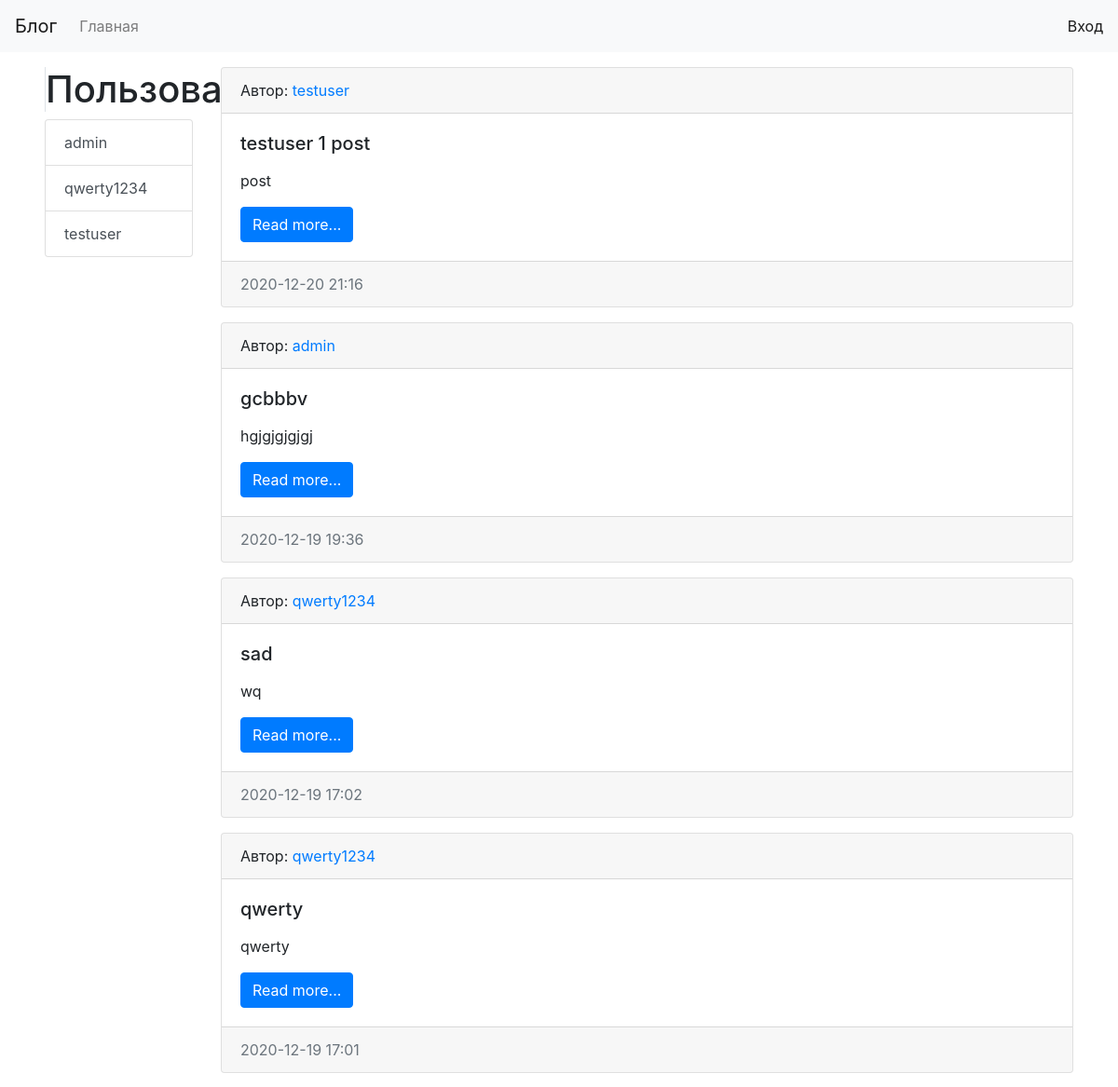
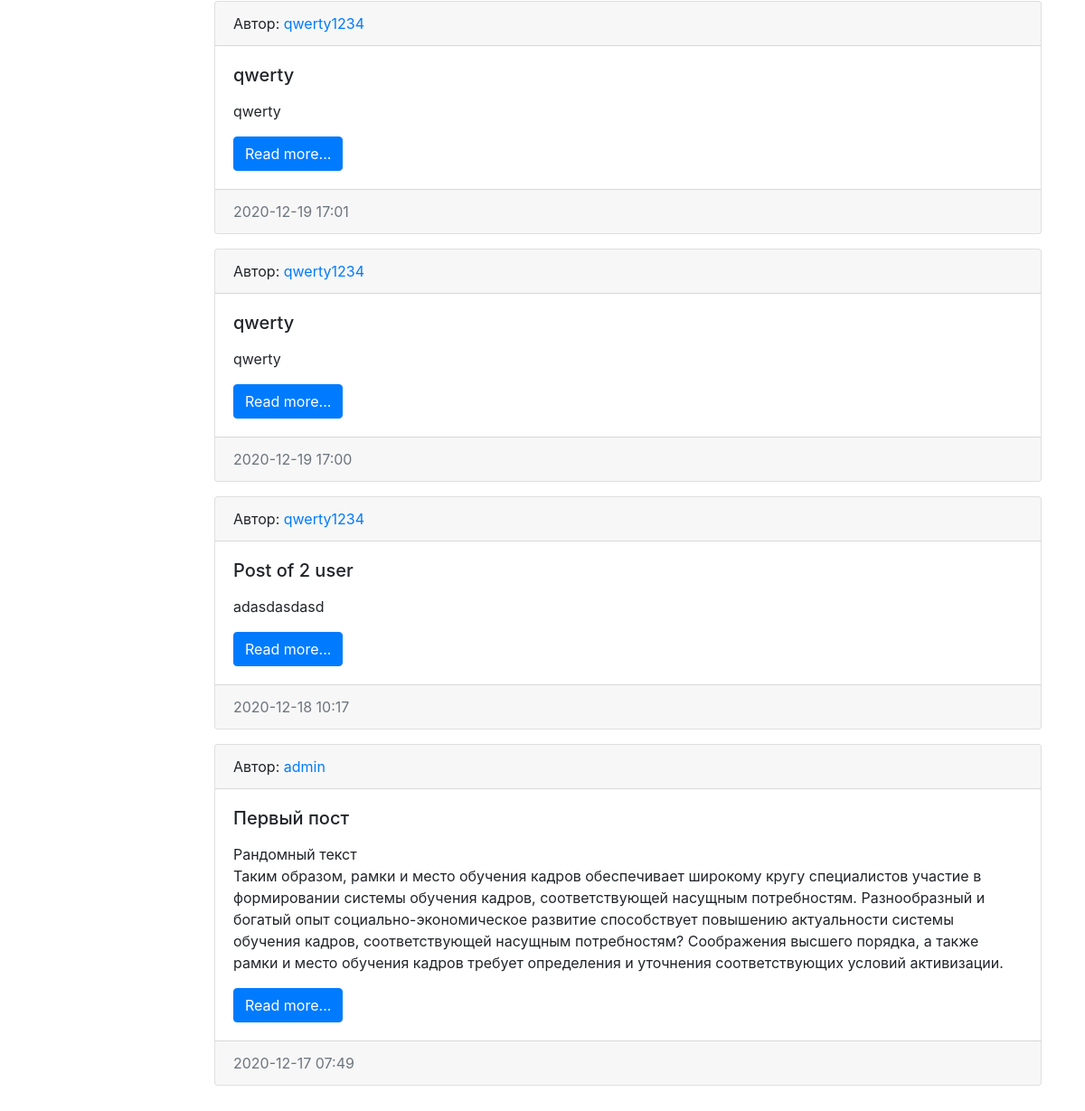
The page / on the database its author committed (2 pictures, top to bottom).
### blogs/models.py (models this page shows, shortened)
class Blogs(models.Model):
    title = models.CharField(max_length=150, verbose_name='Заголовок поста')
    content = models.TextField(max_length=1000, verbose_name='Текст')
    author = models.ForeignKey('auth.User', on_delete=models.CASCADE, )
    date_created = models.DateTimeField(auto_now_add=True, verbose_name='Дата публикации')
    class Meta:
        verbose_name = 'Пост'
        verbose_name_plural = 'Посты'
        ordering = ['-date_created']

### blogs/views.py (the view)
# urls.py: path('', index, name='home'),
def index(request):
    posts = Blogs.objects.all()
    users = User.objects.all()
    context = {
        'posts': posts,
        'title': 'All posts',
        'users': users
    }
    return render(request=request, template_name='blogs/index.html',
                  context=context)

### blogs/templates/blogs/index.html (shortened to what this page needs)
{% extends 'base.html' %}
{% block sidebar %}
{% include 'inc/_sidebar.html' %}
{% endblock %}
{% block content %}
{% for item in posts %}
<div class="card mb-3">
    <div class="card-header">
      Автор: <a href="{% url 'author_name' item.author.username %}">{{item.author}}</a>
    </div>
  <div class="card-body">
    <div class="media">
      <div class="media-body">
        <h5 class="card-title">{{item.title}}</h5>
        <p class="card-text">{{item.content|linebreaks|truncatewords:150}}</p>
        <a href="{% url 'view_post' item.pk %}" class="btn btn-primary">Read more...</a>
      </div>
    </div>
  </div>
  <div class="card-footer text-muted">
    {{item.date_created|date:"Y-m-d H:i"}}
  </div>
</div>
{% endfor %}
{% endblock %}

### templates/base.html (shortened to what this page needs)
{% load static %}
<!doctype html>
<html lang="en">
<head>
    <link rel="stylesheet" href="{% static 'bootstrap-4.5.3-dist/css/bootstrap.min.css' %}">
    <link rel="stylesheet" href="{% static 'css/style.css' %}">
</head>
<body>
{% include 'inc/_nav.html' %}
<div class="content mt-3 mb-3 mr-5 ml-5">
    <div class="row">
        {% block sidebar %}{% endblock %}
        <div class="col-md-10">
            {% block content %}CONTENT{% endblock %}
        </div>
        </div>
    </div>
</body>
</html>

### templates/inc/_nav.html (shortened to what this page needs)
<nav class="navbar navbar-expand-lg navbar-light bg-light">
    <a class="navbar-brand" href="{% url 'home' %}">Блог</a>
    <div class="collapse navbar-collapse" id="navbarSupportedContent">
        <ul class="navbar-nav mr-auto">
            <li class="nav-item"><a class="nav-link" href="{% url 'home' %}">Главная</a></li>
        </ul>
        <span class="navbar-text">
            {% if request.user.is_authenticated %}
            Добро пожаловать {{ user.username }} | <a href="{% url 'logout' %}">Выход</a>
            {% else %}
                 <a href="{% url 'login' %}">Вход</a>
            {% endif %}
        </span>
    </div>
</nav>

### templates/inc/_sidebar.html
<div class="col-md-2">
    <h1 class="border-left"> Пользователи </h1>
    <div class="list-group">
        {% for user in users %}
        <a href="{% url 'author_name' user.username %}" class="list-group-item list-group-item-action">{{user.username}}</a>
        {% endfor %}
    </div>
</div>

### blogtask/static/css/style.css (style rules this page uses)
body { background-color: #fff; }

### rows shown on the page
Blogs: author "testuser", title "testuser 1 post", content "post", date_created "2020-12-20 21:16"
Blogs: author "admin", title "gcbbbv", content "hgjgjgjgjgj", date_created "2020-12-19 19:36"
Blogs: author "qwerty1234", title "sad", content "wq", date_created "2020-12-19 17:02"
Blogs: author "qwerty1234", title "qwerty", content "qwerty", date_created "2020-12-19 17:01"
Blogs: author "qwerty1234", title "qwerty", content "qwerty", date_created "2020-12-19 17:01"
Blogs: author "qwerty1234", title "qwerty", content "qwerty", date_created "2020-12-19 17:00"
Blogs: author "qwerty1234", title "Post of 2 user", content "adasdasdasd", date_created "2020-12-18 10:17"
Blogs: author "admin", title "Первый пост", content "Рандомный текст Таким образом, рамки и место обучения кадров обеспечивает широкому кругу специалистов участие в формировании системы обучения кадров, соответствующей насущным потребностям. Разнообразный и богатый опыт социально-экономическое развитие способствует повышению актуальности системы обучения кадров, соответствующей насущным потребностям? Соображения высшего порядка, а также рамки и место обучения кадров требует определения и уточнения соответствующих условий активизации.", date_created "2020-12-17 07:49"

### other values the page prints
{{ user.username }} "admin"
{{ user.username }} "qwerty1234"
{{ user.username }} "testuser"
